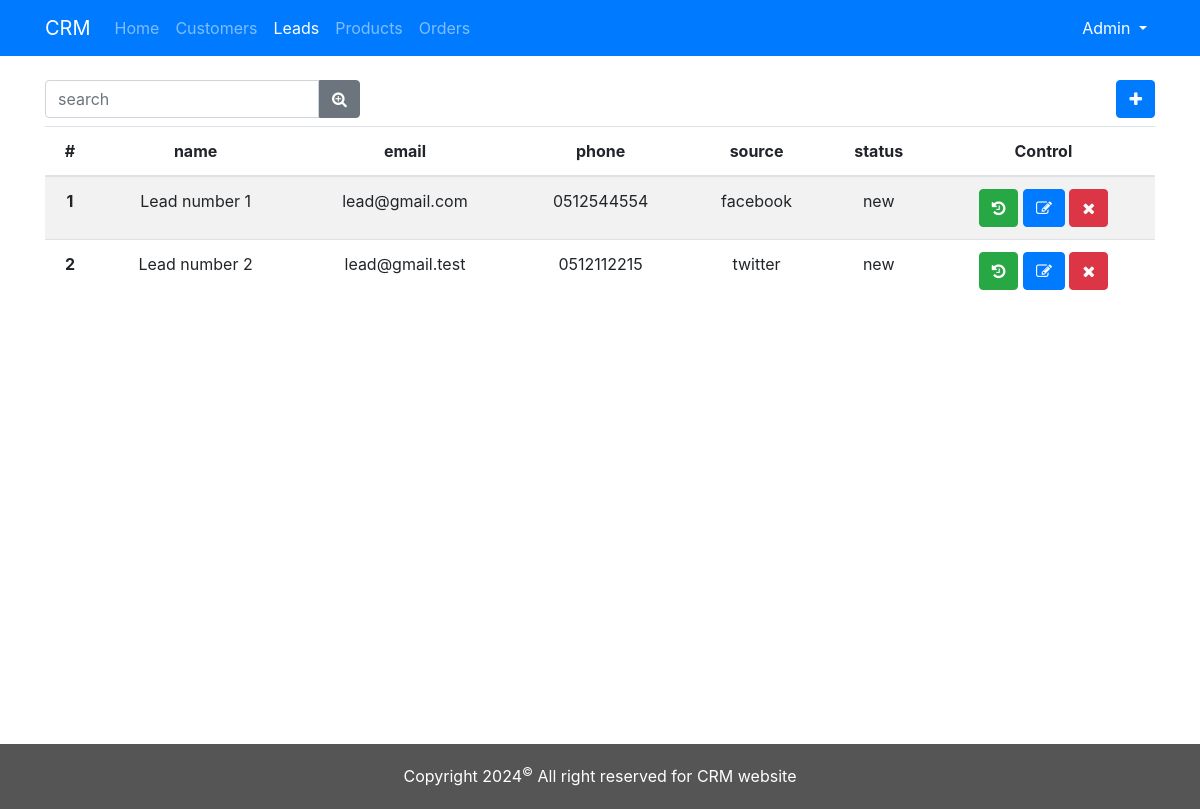
The app's page /leads.php (signed in) with its own data.
### tables this page shows
CREATE TABLE `leads` (
  `id` bigint(20) UNSIGNED NOT NULL,
  `name` varchar(255) DEFAULT NULL,
  `email` varchar(255) DEFAULT NULL,
  `phone` varchar(20) DEFAULT NULL,
  `source` varchar(100) DEFAULT NULL,
  `status` varchar(50) DEFAULT NULL,
  `created_at` datetime DEFAULT current_timestamp(),
  `updated_at` datetime DEFAULT current_timestamp() ON UPDATE current_timestamp()
);

### leads.php (the view, shortened to what this page needs)
<?php
    include './includes/connection.php';
    ?>
<!DOCTYPE html>
<html lang="en">
<head>
    <link rel="stylesheet" href="./assets/css/bootstrap.min.css">
    <link rel="stylesheet" href="./assets/css/font-awesome.css">
    <link rel="stylesheet" href="./assets/css/style.css">
</head>
<body>
    <div class="app">
        <?php $page = "leads";
        include './includes/navbar.php'; ?>
        <div class="pt-4">
            <div class="container">
                <div class="row mb-2">
                    <div class="col-md-6">
                        <form action="" class="form-inline">
                            <input type="search" placeholder="search" value="<?= $_GET['search'] ?? '' ?>" name="search" id="search" class="form-control border-right-none">
                            <button type="submit" class="btn btn-secondary border-left-none"><i class="fa fa-search-plus"></i></button>
                        </form>
                    </div>
                    <div class="col-md-6">
                        <div class="text-right">
                            <button type="button" class="btn btn-primary" data-toggle="modal" data-target="#addNewItem">
                                <i class="fa fa-plus"></i>
                            </button>
                        </div>
                    </div>
                </div>
                <table class="table table-striped">
                    <thead>
                        <tr class="text-center">
                            <th>#</th>
                            <th>name</th>
                            <th>email</th>
                            <th>phone</th>
                            <th>source</th>
                            <th>status</th>
                            <th>Control</th>
                        </tr>
                    </thead>
                    <tbody>
                        <?php
                            $search= $_GET['search'] ?? null;
                            if($search) {
                                $sql = "SELECT * FROM leads WHERE (name like ? or email like ? or phone like ? or status like ?)";
                                $data= ["%$search%", "%$search%", "%$search%", "%$search%"];
                            }else{
                                $sql = "SELECT * FROM leads";
                                $data = [];
                            }
                            $stmt = $conn->prepare($sql);
                            $stmt->execute($data);
                            $items = $stmt->fetchAll(PDO::FETCH_ASSOC);
                            foreach($items as $item):
                        ?>
                        <tr class="text-center">
                            <th><?= $item['id'] ?></th>
                            <td><?= $item['name'] ?></td>
                            <td><?= $item['email'] ?></td>
                            <td><?= $item['phone'] ?></td>
                            <td><?= $item['source'] ?></td>
                            <td><?= $item['status'] ?></td>
                            <td>
                                <a href="interactions.php?lead=<?= $item['id'] ?>" class="btn btn-success" title="Interactions"><i class="fa fa-history"></i></a>
                                <a href="leads.php?id=<?= $item['id'] ?>" class="btn btn-primary"><i class="fa fa-edit"></i></a>
                                <a onclick="return confirm('Are you sure?')" href="delete.php?back=leads.php&id=<?= $item['id'] ?>&table=leads" class="btn btn-danger"><i class="fa fa-times"></i></a>
                            </td>
                        </tr>
                        <?php endforeach ?>
                    </tbody>
                </table>
            </div>
        </div>
    </div>
    <div class="footer">
        <p class="text-center text-white">Copyright 2024<sup>&copy;</sup> All right reserved for CRM website</p>
    </div>
</body>
</html>

### assets/css/style.css (style rules this page uses)
.app { min-height: 93vh; }
.footer { padding: 20px 0 5px; background: #555555; color: white; }
.border-right-none { border-top-right-radius: 0; border-bottom-right-radius: 0; }
.border-left-none { border-top-left-radius: 0; border-bottom-left-radius: 0; }

### records on screen
leads: id "1", name "Lead number 1", email "lead@gmail.com", phone "0512544554", source "facebook", status "new"
leads: id "2", name "Lead number 2", email "lead@gmail.test", phone "0512112215", source "twitter", status "new"

### other values on screen
$_SESSION['user']['name'] "Admin"
